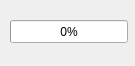
<?xml version="1.0" encoding="UTF-8"?>
<ui version="4.0">
 <class>Display</class>
 <widget class="QWidget" name="Display">
  <property name="geometry">
   <rect>
    <x>0</x>
    <y>0</y>
    <width>135</width>
    <height>66</height>
   </rect>
  </property>
  <property name="minimumSize">
   <size>
    <width>135</width>
    <height>66</height>
   </size>
  </property>
  <property name="windowTitle">
   <string>Display</string>
  </property>
  <widget class="QProgressBar" name="progressBar">
   <property name="geometry">
    <rect>
     <x>10</x>
     <y>20</y>
     <width>118</width>
     <height>23</height>
    </rect>
   </property>
   <property name="value">
    <number>0</number>
   </property>
  </widget>
 </widget>
 <layoutdefault spacing="6" margin="11"/>
 <resources/>
 <connections/>
</ui>
